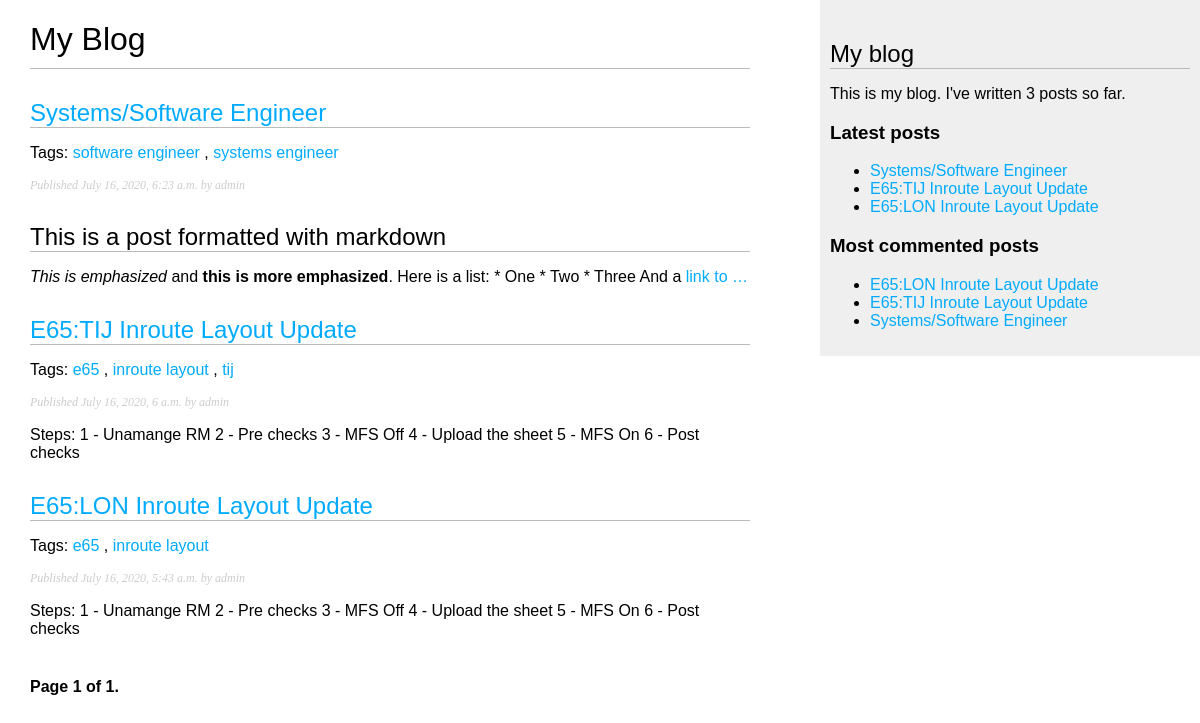
Screenshot of /blog/ with the database file from the repository.
### blog/models.py (models this page shows, shortened)
class Post(models.Model):
    STATUS_CHOICES = (
        ('draft', 'Draft'),
        ('published', 'Published')
    )
    title = models.CharField(max_length=250)
    slug = models.SlugField(max_length=250,
                            unique_for_date='publish')
    author = models.ForeignKey(User,
                               on_delete=models.CASCADE,
                               related_name='blog_posts')
    body = models.TextField()
    publish = models.DateTimeField(default=timezone.now)
    created = models.DateTimeField(auto_now_add=True)
    updated = models.DateTimeField(auto_now=True)
    status = models.CharField(max_length=10,
                              choices=STATUS_CHOICES,
                              default='draft')
    objects = models.Manager()
    published = PublishedManager()
    tags = TaggableManager()
    class Meta:
        ordering = ('-publish',)
    def get_absolute_url(self):
        return reverse('blog:post_detail',
                       args=[self.publish.year,
                             self.publish.month,
                             self.publish.day, self.slug])

### blog/views.py (the view)
# urls.py: path('', views.post_list, name='post_list'),
def post_list(request, tag_slug=None):
    object_list = Post.published.all()
    tag = None
    if tag_slug:
        tag = get_object_or_404(Tag, slug=tag_slug)
        object_list = object_list.filter(tags__in=[tag])
    paginator = Paginator(object_list, 3)  # 3 posts in each page
    page = request.GET.get('page')
    try:
        posts = paginator.page(page)
    except PageNotAnInteger:
        posts = paginator.page(1)
    except EmptyPage:
        posts = paginator.page(paginator.num_pages)
    return render(request,
                  'blog/post/list.html',
                  {'page': page,
                   'posts': posts,
                   'tag': tag})

### blog/models.py (called while the page is built)
    def get_queryset(self):
        return super(PublishedManager,
                     self).get_queryset() \
            .filter(status='published')

### blog/templatetags/blog_tags.py (called while the page is built)
@register.simple_tag
def total_posts():
    return Post.published.count()

@register.inclusion_tag('blog/post/latest_posts.html')
def show_latest_posts(count=5):
    latest_posts = Post.published.order_by('-publish')[:count]
    return {'latest_posts': latest_posts}

@register.simple_tag
def get_most_commented_posts(count=5):
    return Post.published.annotate(total_comments=Count('comments')).order_by('-total_comments')[:count]

@register.filter(name='markdown')
def markdown_format(text):
    return mark_safe(markdown.markdown(text))

### blog/templates/blog/post/list.html (shortened to what this page needs)
{% extends "blog/base.html" %}
{% load blog_tags %}
{% block content %}
<h1>My Blog</h1>
{% for post in posts %}
<h2>
    <a href="{{ post.get_absolute_url }}">
        {{ post.title }}
    </a>
</h2>
<p class="tags">
    Tags:
    {% for tag in post.tags.all %}
    <a href="{% url 'blog:post_list_by_tag' tag.slug %}">
        {{ tag.name }}
    </a>
    {% if not forloop.last %}, {% endif %}
    {% endfor %}
</p>
<p class="date">
    Published {{ post.publish }} by {{ post.author }}
</p>
{{ post.body|markdown|truncatewords_html:30 }}
{% endfor %}
{% include "blog/pagination.html" with page=posts %}
{% endblock %}

### blog/templates/blog/base.html (shortened to what this page needs)
{% load blog_tags %}
{% load static %}
<!DOCTYPE html>
<html>
<head>
    <link href="{% static 'css/blog.css' %}" rel="stylesheet">
</head>
<body>
<div id="content">
    {% block content %}
    {% endblock %}
</div>
<div id="sidebar">
    <h2>My blog</h2>
    <p>This is my blog. I've written {% total_posts %} posts so far.</p>
    <h3>Latest posts</h3>
    {% show_latest_posts 3 %}
    <h3>Most commented posts</h3>
    {% get_most_commented_posts as most_commented_posts %}
    <ul>
        {% for post in most_commented_posts %}
        <li>
            <a href="{{ post.get_absolute_url }}">{{ post.title }}</a>
        </li>
        {% endfor %}
    </ul>
</div>
</body>
</html>

### blog/templates/blog/pagination.html (shortened to what this page needs)
<div class="pagination">
  <span class="step-links">
    <span class="current">
      Page {{ page.number }} of {{ page.paginator.num_pages }}.
    </span>
  </span>
</div>

### blog/templates/blog/post/latest_posts.html
<ul>
    {% for post in latest_posts %}
    <li>
        <a href="{{ post.get_absolute_url }}">{{ post.title }}</a>
    </li>
    {% endfor %}
</ul>

### blog/static/css/blog.css (style rules this page uses)
body { margin:0; padding:0; font-family:helvetica, sans-serif; }
a { color:#00abff; text-decoration:none; }
h1 { font-weight:normal; border-bottom:1px solid #bbb; padding:0 0 10px 0; }
h2 { font-weight:normal; margin:30px 0 0; border-bottom:1px solid #bbb; }
#content { float:left; width:60%; padding:0 0 0 30px; }
#sidebar { float:right; width:30%; padding:10px; background:#efefef; height:100%; }
p.date { color:#ccc; font-family: georgia, serif; font-size: 12px; font-style: italic; }
.pagination { margin:40px 0; font-weight:bold; }

### rows the page displays
Post: title "Systems/Software Engineer", publish "July 16, 2020, 6:23 a.m.", author "admin", body "This is a post formatted with markdown This is emphasized and this is more emphasized . Here is a list: * One * Two * Three And a link to …"
Tag: name "software engineer"
Tag: name "systems engineer"
Post: title "E65:TIJ Inroute Layout Update", publish "July 16, 2020, 6 a.m.", author "admin", body "Steps: 1 - Unamange RM 2 - Pre checks 3 - MFS Off 4 - Upload the sheet 5 - MFS On 6 - Post checks"
Tag: name "e65"
Tag: name "inroute layout"
Tag: name "tij"
Post: title "E65:LON Inroute Layout Update", publish "July 16, 2020, 5:43 a.m.", author "admin", body "Steps: 1 - Unamange RM 2 - Pre checks 3 - MFS Off 4 - Upload the sheet 5 - MFS On 6 - Post checks"

### other values shown
{{ page.number }} "1"
{{ page.paginator.num_pages }} "1"
